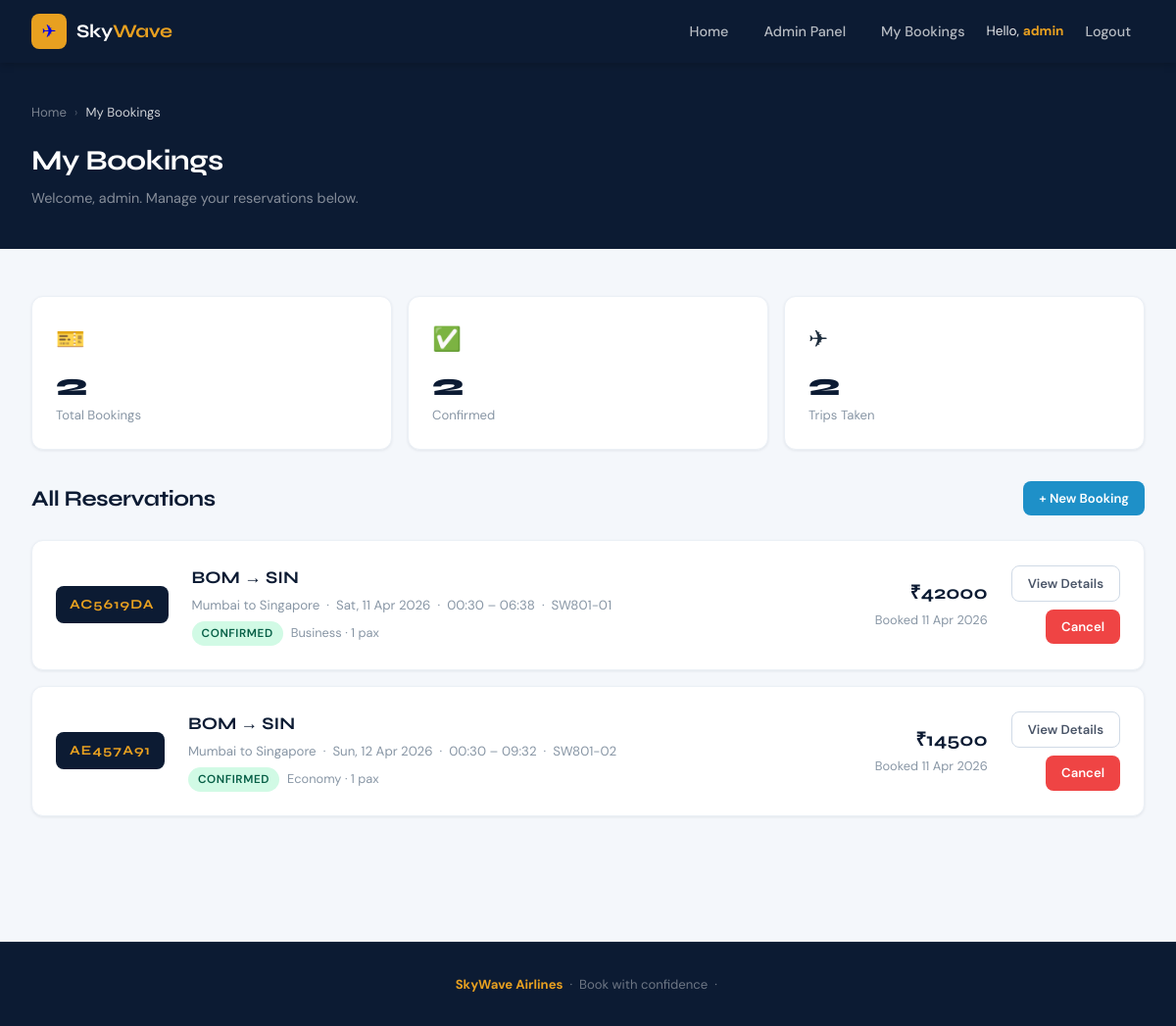
Page /my-bookings/ (signed in) on the earlier database version.
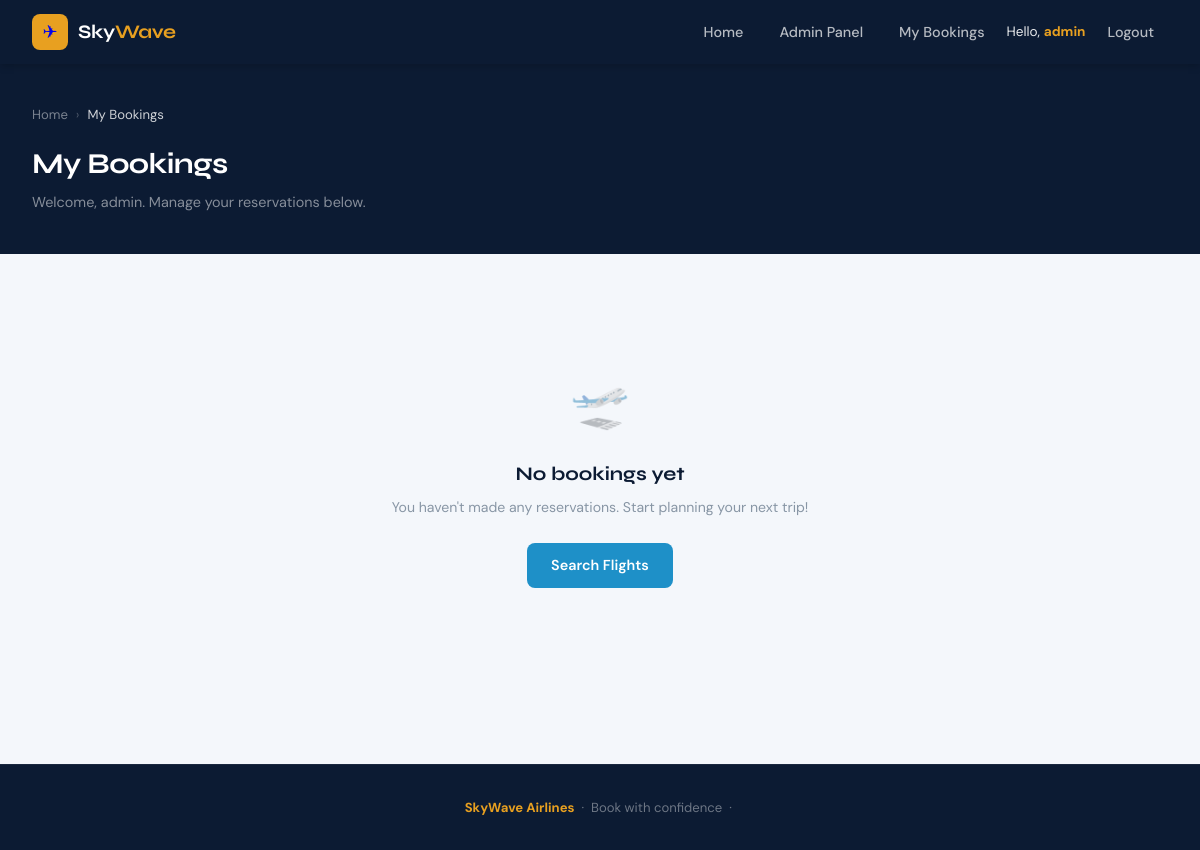
Same page on the later database version.
### reservations/models.py (models this page shows, shortened)
class Booking(models.Model):
    STATUS_CHOICES = [
        ('confirmed', 'Confirmed'),
        ('cancelled', 'Cancelled'),
        ('pending', 'Pending'),
    ]
    CLASS_CHOICES = [
        ('economy', 'Economy'),
        ('business', 'Business'),
        ('first', 'First Class'),
    ]
    booking_ref = models.CharField(max_length=8, unique=True, editable=False)
    user = models.ForeignKey(User, on_delete=models.CASCADE, related_name='bookings')
    flight = models.ForeignKey(Flight, on_delete=models.CASCADE, related_name='bookings')
    seat_class = models.CharField(max_length=20, choices=CLASS_CHOICES, default='economy')
    passengers = models.IntegerField(default=1)
    total_price = models.DecimalField(max_digits=10, decimal_places=2)
    status = models.CharField(max_length=20, choices=STATUS_CHOICES, default='confirmed')
    booked_at = models.DateTimeField(auto_now_add=True)
    contact_email = models.EmailField()
    contact_phone = models.CharField(max_length=20, blank=True)

class Flight(models.Model):
    CLASS_CHOICES = [
        ('economy', 'Economy'),
        ('business', 'Business'),
        ('first', 'First Class'),
    ]
    STATUS_CHOICES = [
        ('scheduled', 'Scheduled'),
        ('delayed', 'Delayed'),
        ('cancelled', 'Cancelled'),
        ('completed', 'Completed'),
    ]
    flight_number = models.CharField(max_length=10, unique=True)
    origin = models.ForeignKey(Airport, on_delete=models.CASCADE, related_name='departing_flights')
    destination = models.ForeignKey(Airport, on_delete=models.CASCADE, related_name='arriving_flights')
    departure_time = models.DateTimeField()
    arrival_time = models.DateTimeField()
    total_seats = models.IntegerField(default=180)
    available_seats = models.IntegerField(default=180)
    economy_price = models.DecimalField(max_digits=10, decimal_places=2)
    business_price = models.DecimalField(max_digits=10, decimal_places=2)
    first_class_price = models.DecimalField(max_digits=10, decimal_places=2)
    status = models.CharField(max_length=20, choices=STATUS_CHOICES, default='scheduled')
    airline_name = models.CharField(max_length=100, default='SkyWave Airlines')

class Airport(models.Model):
    code = models.CharField(max_length=3, unique=True)
    name = models.CharField(max_length=200)
    city = models.CharField(max_length=100)
    country = models.CharField(max_length=100)

### reservations/views.py (the view)
# urls.py: path('my-bookings/', views.my_bookings, name='my_bookings'),
@login_required
def my_bookings(request):
    bookings = Booking.objects.filter(user=request.user).select_related('flight__origin', 'flight__destination').order_by('-booked_at')
    return render(request, 'reservations/my_bookings.html', {'bookings': bookings})

### templates/reservations/my_bookings.html (shortened to what this page needs)
{% extends 'base.html' %}
{% block content %}
<div class="page-header">
  <div class="page-header-inner">
    <div class="breadcrumb">
      <a href="{% url 'home' %}">Home</a>
      <span class="sep">›</span>
      <span class="current">My Bookings</span>
    </div>
    <h1>My Bookings</h1>
    <p>Welcome, {{ user.first_name|default:user.username }}. Manage your reservations below.</p>
  </div>
</div>
<div class="main-content">
  {% if bookings %}
  <div class="stats-row">
    <div class="stat-card">
      <div class="stat-icon">🎫</div>
      <div class="stat-value">{{ bookings|length }}</div>
      <div class="stat-label">Total Bookings</div>
    </div>
    <div class="stat-card">
      <div class="stat-icon">✅</div>
      <div class="stat-value">{% with confirmed=bookings|length %}{{ confirmed }}{% endwith %}</div>
      <div class="stat-label">Confirmed</div>
    </div>
    <div class="stat-card">
      <div class="stat-icon">✈</div>
      <div class="stat-value">
        {% with total=0 %}
          {{ bookings.count }}
        {% endwith %}
      </div>
      <div class="stat-label">Trips Taken</div>
    </div>
  </div>
  <div class="section-header">
    <h2 class="section-title">All Reservations</h2>
    <a href="{% url 'home' %}" class="btn btn-primary btn-sm">+ New Booking</a>
  </div>
  {% for booking in bookings %}
  <div class="booking-item {% if booking.status == 'cancelled' %}cancelled{% endif %}">
    <div class="booking-ref-badge">{{ booking.booking_ref }}</div>
    <div>
      <div class="booking-route">
        {{ booking.flight.origin.code }} → {{ booking.flight.destination.code }}
      </div>
      <div class="booking-meta">
        {{ booking.flight.origin.city }} to {{ booking.flight.destination.city }}
        &nbsp;·&nbsp; {{ booking.flight.departure_time|date:"D, d M Y" }}
        &nbsp;·&nbsp; {{ booking.flight.departure_time|time:"H:i" }} – {{ booking.flight.arrival_time|time:"H:i" }}
        &nbsp;·&nbsp; {{ booking.flight.flight_number }}
      </div>
      <div style="margin-top:6px;display:flex;gap:8px;align-items:center;">
        {% if booking.status == 'confirmed' %}
          <span class="badge badge-success">Confirmed</span>
        {% elif booking.status == 'cancelled' %}
          <span class="badge badge-danger">Cancelled</span>
        {% else %}
          <span class="badge badge-warning">{{ booking.status|title }}</span>
        {% endif %}
        <span style="font-size:0.8rem;color:var(--gray-400);">{{ booking.seat_class|title }} · {{ booking.passengers }} pax</span>
      </div>
    </div>
    <div class="booking-price">
      <div class="amount">₹{{ booking.total_price|floatformat:0 }}</div>
      <div class="pax">Booked {{ booking.booked_at|date:"d M Y" }}</div>
    </div>
    <div style="display:flex;flex-direction:column;gap:8px;align-items:flex-end;">
      <a href="{% url 'booking_confirmation' booking.booking_ref %}" class="btn btn-outline btn-sm">View Details</a>
      {% if booking.status == 'confirmed' %}
      <a href="{% url 'cancel_booking' booking.booking_ref %}"
         class="btn btn-danger btn-sm"
         onclick="return confirm('Cancel booking {{ booking.booking_ref }}?')">Cancel</a>
      {% endif %}
    </div>
  </div>
  {% endfor %}
  {% else %}
  <div class="empty-state">
    <div class="empty-icon">🛫</div>
    <div class="empty-title">No bookings yet</div>
    <div class="empty-desc">You haven't made any reservations. Start planning your next trip!</div>
    <a href="{% url 'home' %}" class="btn btn-primary" style="margin-top:1.5rem;">Search Flights</a>
  </div>
  {% endif %}
</div>
{% endblock %}

Differences in the rows shown:
removed Booking: booking_ref "AC5619DA", flight.origin.code "BOM", flight.destination.code "SIN", flight.origin.city "Mumbai", flight.destination.city "Singapore", flight.departure_time "Sat, 11 Apr 2026", flight.departure_time "00:30", flight.arrival_time "06:38", flight.flight_number "SW801-01", status "CONFIRMED", seat_class "Business", passengers "1", total_price "42000", booked_at "11 Apr 2026"
removed Booking: booking_ref "AE457A91", flight.origin.code "BOM", flight.destination.code "SIN", flight.origin.city "Mumbai", flight.destination.city "Singapore", flight.departure_time "Sun, 12 Apr 2026", flight.departure_time "00:30", flight.arrival_time "09:32", flight.flight_number "SW801-02", status "CONFIRMED", seat_class "Economy", passengers "1", total_price "14500", booked_at "11 Apr 2026"
Other differences:
{{ bookings|length }}: "2" → (not shown)
{{ confirmed }}: "2" → (not shown)
{{ bookings.count }}: "2" → (not shown)
text no longer shown: "🎫 Total Bookings ✅ Confirmed ✈ Trips Taken All Reservations + New Booking"
text now shown: "🛫 No bookings yet You haven't made any reservations. Start planning your next trip! Search Flights"
